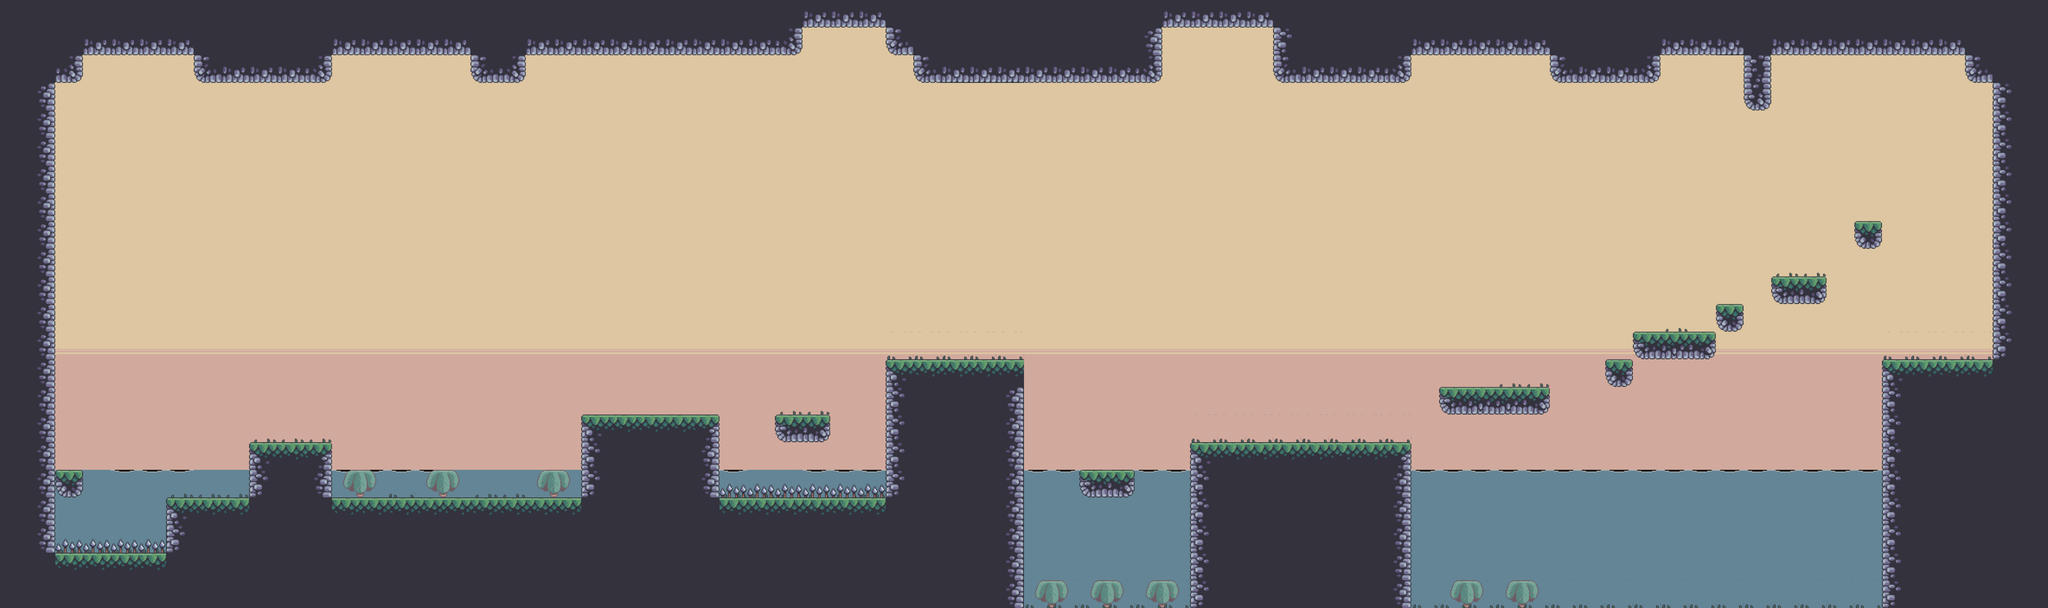

Below is a game level as drawn by its tile map, then a one-line description and the .tmx that defines it (tile-layer data replaced by summaries):
An orthogonal 74x22 tile map with 80x80 px tiles, 4 tile layers (background, trap, trap2, collision), 8 tilesets.

<map version="1.10" tiledversion="git" orientation="orthogonal" renderorder="right-down" width="74" height="22" tilewidth="80" tileheight="80" infinite="0" nextlayerid="6" nextobjectid="1">
 <tileset firstgid="1" name="terrain" tilewidth="80" tileheight="80" tilecount="25" columns="5">
  <image source="terrain.png" width="400" height="400" />
 </tileset>
 <tileset firstgid="26" name="background" tilewidth="80" tileheight="80" tilecount="36" columns="12">
  <image source="background.png" width="960" height="240" />
 </tileset>
 <tileset firstgid="62" name="water_1" tilewidth="80" tileheight="80" tilecount="3" columns="3">
  <image source="water_1.png" width="240" height="80" />
 </tileset>
 <tileset firstgid="65" name="1" tilewidth="80" tileheight="80" tilecount="3" columns="3">
  <image source="1.png" width="240" height="80" />
 </tileset>
 <tileset firstgid="68" name="trap" tilewidth="80" tileheight="80" tilecount="35" columns="7">
  <image source="trap.png" width="600" height="400" />
 </tileset>
 <tileset firstgid="103" name="trap1" tilewidth="80" tileheight="80" tilecount="6" columns="3">
  <image source="trap1.png" width="240" height="160" />
 </tileset>
 <tileset firstgid="109" name="Front Palm Tree Top 04(2)" tilewidth="80" tileheight="80" tilecount="2" columns="2">
  <image source="Front Palm Tree Top 04(2).png" width="160" height="131" />
 </tileset>
 <tileset firstgid="111" name="Back Palm Tree Regular 04" tilewidth="80" tileheight="80" tilecount="4" columns="2">
  <image source="Back Palm Tree Regular 04.png" width="160" height="160" />
 </tileset>
 <layer id="1" name="background" width="74" height="22">
  <data>[1628 cells, 1628 non-empty, 25 distinct tile ids]</data>
 </layer>
 <layer id="4" name="trap" width="74" height="22">
  <data>[1628 cells, 59 non-empty, 4 distinct tile ids]</data>
 </layer>
 <layer id="5" name="trap2" width="74" height="22">
  <data>[1628 cells, 33 non-empty, 2 distinct tile ids]</data>
 </layer>
 <layer id="2" name="collision" width="74" height="22">
  <data>[1628 cells, 201 non-empty, 14 distinct tile ids]</data>
 </layer>
</map>
